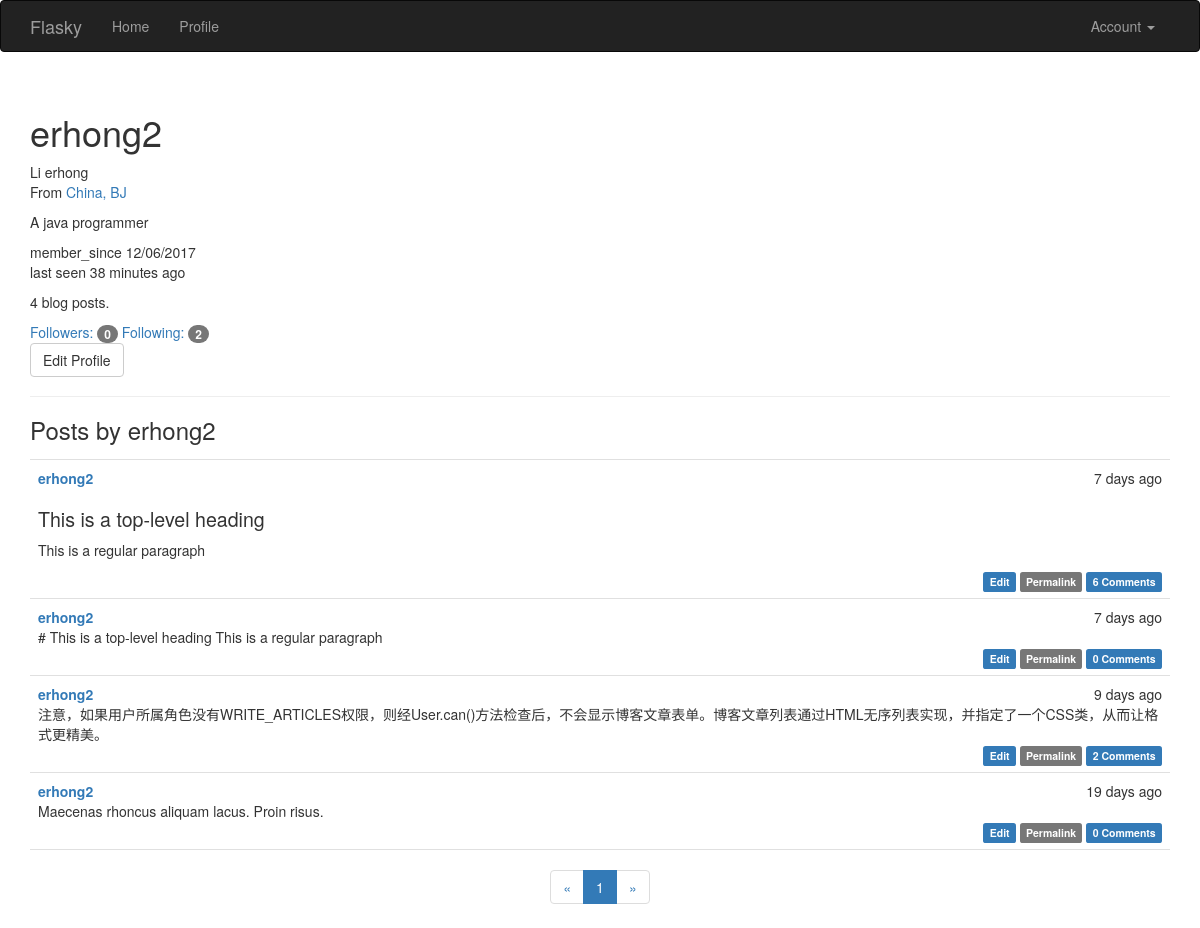
/user/erhong2 (signed in), run on the app's committed database.
### app/models.py (models this page shows, shortened)
class User(UserMixin, db.Model):
    __tablename__ = 'users'
    id = db.Column(db.Integer, primary_key=True)
    email = db.Column(db.String(64), unique=True, index=True)
    username = db.Column(db.String(32), unique=True, index=True)
    password_hash = db.Column(db.String(128))
    confirmed = db.Column(db.Boolean, default=False)
    name = db.Column(db.String(64))
    location = db.Column(db.String(64))
    about_me = db.Column(db.Text())
    member_since = db.Column(db.DateTime(), default=datetime.utcnow)
    last_seen = db.Column(db.DateTime(), default=datetime.utcnow)
    role_id = db.Column(db.Integer, db.ForeignKey('roles.id'))
    posts = db.relationship('Post', backref='author', lazy='dynamic')
    followed = db.relationship('Follow',
                                foreign_keys=[Follow.follower_id],
                                backref=db.backref('follower', lazy='joined'),
                                lazy='dynamic',
                                cascade='all, delete-orphan')
    followers = db.relationship('Follow',
                                foreign_keys=[Follow.followed_id],
                                backref=db.backref('followed', lazy='joined'),
                                lazy='dynamic',
                                cascade='all, delete-orphan')
    comments = db.relationship('Comment', backref='author', lazy='dynamic')
    def can(self, permissions):
        return self.role is not None and \
                (self.role.permissions & permissions)
    def is_administrator(self):
        return self.can(Permission.ADMINISTER)
    def ping(self):
        self.last_seen = datetime.utcnow()
        db.session.add(self)
    @property
    def password(self):
        raise AttributeError('password is not a readable attribute')

class Post(db.Model):
    __tablename__ = 'posts'
    id = db.Column(db.Integer, primary_key=True)
    body = db.Column(db.Text)
    timestamp = db.Column(db.DateTime, index=True, default=datetime.utcnow)
    author_id = db.Column(db.Integer, db.ForeignKey('users.id'))
    body_html = db.Column(db.Text)
    comments = db.relationship('Comment', backref='post', lazy='dynamic')

### app/main/views.py (the view)
@main.route('/user/<username>')
def user(username):
    user = User.query.filter_by(username=username).first_or_404()
    page = request.args.get('page', 1, type=int)
    pagination = user.posts.order_by(Post.timestamp.desc()).paginate(
            page, per_page=current_app.config['FLASKY_POSTS_PER_PAGE'],
            error_out=False)
    posts = pagination.items
    return render_template('user.html', user=user, posts=posts,
            pagination=pagination)

### app/auth/views.py (called while the page is built)
@auth.before_app_request
def before_request():
    if current_user.is_authenticated:
        current_user.ping()
        if not current_user.confirmed \
            and request.endpoint \
            and request.endpoint[:5] != 'auth.' \
            and request.endpoint != 'static':
                return redirect(url_for('auth.unconfirmed'))

### app/main/__init__.py (called while the page is built)
@main.app_context_processor
def inject_permissions():
    return dict(Permission=Permission)

### app/models.py (called while the page is built)
@login_manager.user_loader
def load_user(user_id):
    return User.query.get(int(user_id))

### app/templates/user.html (shortened to what this page needs)
{% extends "base.html" %}
{% import "_macros.html" as macros %}
{% block page_content %}
<div class="page-header">
    <h1>{{ user.username }}</h1>
    {% if user.name or user.location %}
        <p>
        {% if user.name %} {{user.name}} {% endif %}
        {% if user.location %}
            <br>
            From <a href="http://maps.baidu.com/?q={{ user.location }}"> {{ user.location }}</a>
        {% endif %}
        </p>
    {% endif %}
    {% if user.about_me %}
    <p>{{user.about_me}}</p>
    {% endif %}
    <p>
        member_since {{moment(user.member_since).format('L')}}
    <br>
        last seen {{moment(user.last_seen).fromNow()}}
    </p>
    <p>{{ user.posts.count() }} blog posts.</p>
    <a href="{{url_for('main.followers', username=user.username)}}">
        Followers: <span class="badge"> {{user.followers.count() - 1}}</span>
    </a>
    <a href="{{url_for('main.followed_by', username=user.username)}}">
        Following: <span class="badge"> {{user.followed.count() - 1}}</span>
    </a>
    <p>
        {% if user == current_user %}
            <a class="btn btn-default" href="{{ url_for('main.edit_profile') }}">Edit Profile</a>
        {% endif %}
    </p>
</div>
<h3>Posts by {{ user.username }}</h3>
{% include "_posts.html" %}
<div class="pagination">
    {{ macros.pagination_widget(pagination, "main.index") }}
</div>
{% endblock %}

### app/templates/_posts.html
<ul class="posts">
    {% for post in posts %}
    <li class="post">
        <div class="post-date">{{ moment(post.timestamp).fromNow() }}</div>
        <div class="post-author">
            <a href="{{ url_for('main.user', username=post.author.username) }}">
            {{ post.author.username }}
            </a>
        </div>
            <div class="post-body">
            {% if post.body_html %}
                {{ post.body_html | safe }}
            {% else %}
                {{ post.body }}
            {% endif %}
            </div>
            <div class="post-footer">
                {% if current_user == post.author %}
                <a href="{{ url_for('main.edit', id=post.id) }}">
                    <span class="label label-primary">Edit</span>
                </a>
                {% elif current_user.can(Permission.ADMINISTER) %}
                <a href="{{ url_for('main.edit', id=post.id) }}">
                    <span class="label label-danger">Edit [Admin]</span>
                </a>
                {% endif %}
                <a href="{{ url_for('main.post', id=post.id) }}">
                    <span class="label label-default">Permalink</span>
                </a>
                <a href="{{ url_for('main.post', id=post.id) }}#comments">
                    <span class="label label-primary">
                        {{ post.comments.count() }} Comments
                    </span>
                </a>
            </div>
    </li>
    {% endfor %}
</ul>

### app/static/styles.css (style rules this page uses)
ul.posts { list-style-type: none; padding: 0px; margin: 16px 0px 0px 0px; border-top: 1px solid #e0e0e0; }
ul.posts li.post { padding: 8px; border-bottom: 1px solid #e0e0e0; }
div.post-date { float: right; }
div.post-author { font-weight: bold; }
div.post-footer { text-align: right; }
div.pagination { width: 100%; text-align: center; padding: 0px; margin: 0px; }
.post-body h1 { font-size: 140%; }

### data on the page
User: username "erhong2", name "Li erhong", location "China, BJ", about_me "A java programmer", member_since "12/06/2017", last_seen "38 minutes ago"
Post: timestamp "7 days ago", author.username "erhong2", body_html "This is a top-level heading This is a regular paragraph", comments.count "6"
Post: timestamp "7 days ago", author.username "erhong2", body "# This is a top-level heading This is a regular paragraph", comments.count "0"
Post: timestamp "9 days ago", author.username "erhong2", body "注意，如果用户所属角色没有WRITE_ARTICLES权限，则经User.can()方法检查后，不会显示博客文章表单。博客文章列表通过HTML无序列表实现，并指定了一个CSS类，从而让格式更精美。", comments.count "2"
Post: timestamp "19 days ago", author.username "erhong2", body "Maecenas rhoncus aliquam lacus. Proin risus.", comments.count "0"

### other printed values
{{ user.posts.count() }} "4"
{{ user.followers.count() - 1 }} "0"
{{ user.followed.count() - 1 }} "2"
{{ page }} "1"
